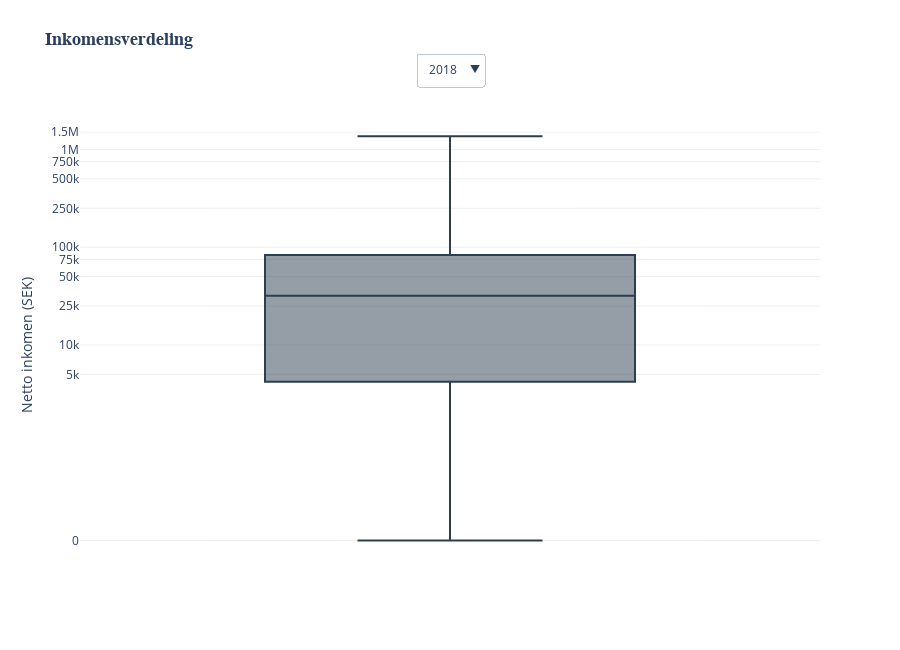

This figure's notebook cell:
### Code cell
import plotly.graph_objects as go
import numpy as np

# Filter data (ga ervan uit dat OBS_VALUE al in SEK is)
df_filtered = df_income[df_income['TIME_PERIOD'].between(2018, 2022)]

# Y-as instellingen in SEK
y_tickvals = [100, 5000, 10000, 25000, 50000, 75000, 100000, 
              250000, 500000, 750000, 1000000, 1500000]
y_ticktext = ['0', '5k', '10k', '25k', '50k', '75k', '100k', 
              '250k', '500k', '750k', '1M', '1.5M']

# Figuur maken
fig4 = go.Figure()

for year in sorted(df_filtered['TIME_PERIOD'].unique()):
    df_year = df_filtered[df_filtered['TIME_PERIOD'] == year]
    y_values = np.where(df_year['OBS_VALUE'] == 0, 100, df_year['OBS_VALUE'])
    fig4.add_trace(go.Box(
        y=y_values,
        name='',
        visible=(year == 2022),
        boxpoints=False,
        marker_color='#59A14F',
        line_color='#2C3E50',
        width=0.5,
        hoverinfo='y',
        hovertemplate='%{y:,.2f} kr<extra></extra>'  # Tooltip met SEK
    ))

# Layout met Nederlandse labels
fig4.update_layout(
    title=dict(
        text="<b>Inkomensverdeling</b>",  # Nederlandse titel
        x=0.05,
        xanchor='left',
        y=0.95,
        font=dict(size=18, family='Arial')
    ),
    yaxis=dict(
        title='Netto inkomen (SEK)',
        tickvals=y_tickvals,
        ticktext=y_ticktext,
        type='log',
        range=[np.log10(50), np.log10(2000000)],
        gridcolor='rgba(200,200,200,0.3)',
        zeroline=False,
        title_font=dict(size=14)
    ),
    xaxis=dict(
        showticklabels=False,
        showgrid=False,
        range=[-0.5, 0.5]
    ),
    updatemenus=[{
        "buttons": [dict(label=str(year),
                      method="update",
                      args=[{"visible": [y==year for y in sorted(df_filtered['TIME_PERIOD'].unique())]}])
                 for year in sorted(df_filtered['TIME_PERIOD'].unique())],
        "direction": "down",
        "x": 0.5,
        "y": 1.15,
        "xanchor": "center",
        "yanchor": "top",
        "bgcolor": "rgba(255,255,255,0.8)"
    }],
    height=650,
    margin=dict(l=80, r=80, t=120, b=80),
    plot_bgcolor='white',
    paper_bgcolor='white'
)

# Nul-weergave
fig4.add_annotation(
    x=-0.5, y=100, xref='x', yref='y',
    text='0', showarrow=False,
    font=dict(color='black'),
    xanchor='right'
)

fig4.show()

### Figure 1 — Plotly figure (JSON) as saved in the notebook; plotly's stock layout.template omitted (floating-point values rounded to 4 significant figures; data arrays with more than 128 entries replaced by an {"elided": "..."} marker saying what was removed)
{"data": [{"boxpoints": false, "hoverinfo": "y", "hovertemplate": "%{y:,.2f} kr<extra></extra>", "line": {"color": "#2C3E50"}, "marker": {"color": "#59A14F"}, "name": "", "type": "box", "visible": false, "width": 0.5, "y": {"elided": "234 float values"}}, {"boxpoints": false, "hoverinfo": "y", "hovertemplate": "%{y:,.2f} kr<extra></extra>", "line": {"color": "#2C3E50"}, "marker": {"color": "#59A14F"}, "name": "", "type": "box", "visible": false, "width": 0.5, "y": {"elided": "234 float values"}}, {"boxpoints": false, "hoverinfo": "y", "hovertemplate": "%{y:,.2f} kr<extra></extra>", "line": {"color": "#2C3E50"}, "marker": {"color": "#59A14F"}, "name": "", "type": "box", "visible": false, "width": 0.5, "y": {"elided": "234 float values"}}, {"boxpoints": false, "hoverinfo": "y", "hovertemplate": "%{y:,.2f} kr<extra></extra>", "line": {"color": "#2C3E50"}, "marker": {"color": "#59A14F"}, "name": "", "type": "box", "visible": false, "width": 0.5, "y": {"elided": "234 float values"}}, {"boxpoints": false, "hoverinfo": "y", "hovertemplate": "%{y:,.2f} kr<extra></extra>", "line": {"color": "#2C3E50"}, "marker": {"color": "#59A14F"}, "name": "", "type": "box", "visible": true, "width": 0.5, "y": {"elided": "198 float values"}}], "layout": {"annotations": [{"font": {"color": "black"}, "showarrow": false, "text": "0", "x": -0.5, "xanchor": "right", "xref": "x", "y": 100, "yref": "y"}], "height": 650, "margin": {"b": 80, "l": 80, "r": 80, "t": 120}, "paper_bgcolor": "white", "plot_bgcolor": "white", "title": {"font": {"family": "Arial", "size": 18}, "text": "<b>Inkomensverdeling</b>", "x": 0.05, "xanchor": "left", "y": 0.95}, "updatemenus": [{"bgcolor": "rgba(255,255,255,0.8)", "buttons": [{"args": [{"visible": [true, false, false, false, false]}], "label": "2018", "method": "update"}, {"args": [{"visible": [false, true, false, false, false]}], "label": "2019", "method": "update"}, {"args": [{"visible": [false, false, true, false, false]}], "label": "2020", "method": "update"}, {"args": [{"visible": [false, false, false, true, false]}], "label": "2021", "method": "update"}, {"args": [{"visible": [false, false, false, false, true]}], "label": "2022", "method": "update"}], "direction": "down", "x": 0.5, "xanchor": "center", "y": 1.15, "yanchor": "top"}], "xaxis": {"range": [-0.5, 0.5], "showgrid": false, "showticklabels": false}, "yaxis": {"gridcolor": "rgba(200,200,200,0.3)", "range": [1.699, 6.301], "ticktext": ["0", "5k", "10k", "25k", "50k", "75k", "100k", "250k", "500k", "750k", "1M", "1.5M"], "tickvals": [100, 5000, 10000, 25000, 50000, 75000, 100000, 250000, 500000, 750000, 1000000, 1500000], "title": {"font": {"size": 14}, "text": "Netto inkomen (SEK)"}, "type": "log", "zeroline": false}}}
